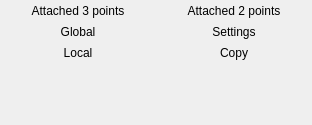
<?xml version="1.0" encoding="UTF-8"?>
<ui version="4.0">
 <class>toolbar_clippinggroup</class>
 <widget class="QWidget" name="toolbar_clippinggroup">
  <property name="geometry">
   <rect>
    <x>0</x>
    <y>0</y>
    <width>312</width>
    <height>125</height>
   </rect>
  </property>
  <property name="windowTitle">
   <string>Form</string>
  </property>
  <layout class="QGridLayout" name="gridLayout">
   <property name="leftMargin">
    <number>3</number>
   </property>
   <property name="topMargin">
    <number>0</number>
   </property>
   <property name="rightMargin">
    <number>3</number>
   </property>
   <property name="bottomMargin">
    <number>0</number>
   </property>
   <property name="verticalSpacing">
    <number>0</number>
   </property>
   <item row="4" column="0">
    <spacer name="verticalSpacer">
     <property name="orientation">
      <enum>Qt::Vertical</enum>
     </property>
     <property name="sizeHint" stdset="0">
      <size>
       <width>0</width>
       <height>0</height>
      </size>
     </property>
    </spacer>
   </item>
   <item row="0" column="0">
    <widget class="QToolButton" name="AttachedBoxBtn">
     <property name="sizePolicy">
      <sizepolicy hsizetype="Minimum" vsizetype="Fixed">
       <horstretch>0</horstretch>
       <verstretch>0</verstretch>
      </sizepolicy>
     </property>
     <property name="toolTip">
      <string>Create a box aligned to a 3 point plane</string>
     </property>
     <property name="text">
      <string>Attached 3 points</string>
     </property>
     <property name="icon">
      <iconset resource="../../../openscantools.qrc">
       <normaloff>:/icons/100x100/box_attached_surface.png</normaloff>:/icons/100x100/box_attached_surface.png</iconset>
     </property>
     <property name="iconSize">
      <size>
       <width>20</width>
       <height>20</height>
      </size>
     </property>
     <property name="checkable">
      <bool>true</bool>
     </property>
     <property name="autoRepeat">
      <bool>false</bool>
     </property>
     <property name="toolButtonStyle">
      <enum>Qt::ToolButtonTextBesideIcon</enum>
     </property>
     <property name="autoRaise">
      <bool>true</bool>
     </property>
    </widget>
   </item>
   <item row="2" column="1">
    <widget class="QToolButton" name="CopyBoxBtn">
     <property name="sizePolicy">
      <sizepolicy hsizetype="Minimum" vsizetype="Fixed">
       <horstretch>0</horstretch>
       <verstretch>0</verstretch>
      </sizepolicy>
     </property>
     <property name="toolTip">
      <string>Create a copy of the selected box. Go to the settings to define the method.</string>
     </property>
     <property name="text">
      <string>Copy</string>
     </property>
     <property name="icon">
      <iconset resource="../../../openscantools.qrc">
       <normaloff>:/icons/100x100/duplicate_box.png</normaloff>:/icons/100x100/duplicate_box.png</iconset>
     </property>
     <property name="iconSize">
      <size>
       <width>20</width>
       <height>20</height>
      </size>
     </property>
     <property name="checkable">
      <bool>true</bool>
     </property>
     <property name="autoRepeat">
      <bool>false</bool>
     </property>
     <property name="toolButtonStyle">
      <enum>Qt::ToolButtonTextBesideIcon</enum>
     </property>
     <property name="autoRaise">
      <bool>true</bool>
     </property>
    </widget>
   </item>
   <item row="1" column="1">
    <widget class="QToolButton" name="CreationSettingsBtn">
     <property name="sizePolicy">
      <sizepolicy hsizetype="Minimum" vsizetype="Fixed">
       <horstretch>0</horstretch>
       <verstretch>0</verstretch>
      </sizepolicy>
     </property>
     <property name="toolTip">
      <string>Show box creation settings</string>
     </property>
     <property name="text">
      <string>Settings</string>
     </property>
     <property name="icon">
      <iconset resource="../../../openscantools.qrc">
       <normaloff>:/icons/100x100/box_settings.png</normaloff>:/icons/100x100/box_settings.png</iconset>
     </property>
     <property name="iconSize">
      <size>
       <width>20</width>
       <height>20</height>
      </size>
     </property>
     <property name="toolButtonStyle">
      <enum>Qt::ToolButtonTextBesideIcon</enum>
     </property>
     <property name="autoRaise">
      <bool>true</bool>
     </property>
    </widget>
   </item>
   <item row="0" column="1">
    <widget class="QToolButton" name="AttachedBox2PointsBtn">
     <property name="sizePolicy">
      <sizepolicy hsizetype="Minimum" vsizetype="Fixed">
       <horstretch>0</horstretch>
       <verstretch>0</verstretch>
      </sizepolicy>
     </property>
     <property name="toolTip">
      <string>Create a horizontal box aligned to 2 points</string>
     </property>
     <property name="text">
      <string>Attached 2 points</string>
     </property>
     <property name="icon">
      <iconset resource="../../../openscantools.qrc">
       <normaloff>:/icons/100x100/2 point box.png</normaloff>:/icons/100x100/2 point box.png</iconset>
     </property>
     <property name="iconSize">
      <size>
       <width>20</width>
       <height>20</height>
      </size>
     </property>
     <property name="checkable">
      <bool>true</bool>
     </property>
     <property name="toolButtonStyle">
      <enum>Qt::ToolButtonTextBesideIcon</enum>
     </property>
     <property name="autoRaise">
      <bool>true</bool>
     </property>
    </widget>
   </item>
   <item row="1" column="0">
    <widget class="QToolButton" name="GlobalBoxBtn">
     <property name="sizePolicy">
      <sizepolicy hsizetype="Minimum" vsizetype="Fixed">
       <horstretch>0</horstretch>
       <verstretch>0</verstretch>
      </sizepolicy>
     </property>
     <property name="toolTip">
      <string>Creates a box that includes the whole point cloud.</string>
     </property>
     <property name="text">
      <string>Global</string>
     </property>
     <property name="icon">
      <iconset resource="../../../openscantools.qrc">
       <normaloff>:/icons/100x100/global_box.png</normaloff>:/icons/100x100/global_box.png</iconset>
     </property>
     <property name="iconSize">
      <size>
       <width>20</width>
       <height>20</height>
      </size>
     </property>
     <property name="checkable">
      <bool>false</bool>
     </property>
     <property name="autoRepeat">
      <bool>false</bool>
     </property>
     <property name="toolButtonStyle">
      <enum>Qt::ToolButtonTextBesideIcon</enum>
     </property>
     <property name="autoRaise">
      <bool>true</bool>
     </property>
    </widget>
   </item>
   <item row="2" column="0">
    <widget class="QToolButton" name="LocalBoxBtn">
     <property name="sizePolicy">
      <sizepolicy hsizetype="Minimum" vsizetype="Fixed">
       <horstretch>0</horstretch>
       <verstretch>0</verstretch>
      </sizepolicy>
     </property>
     <property name="toolTip">
      <string>Creates a local box on the clicked point.</string>
     </property>
     <property name="text">
      <string>Local</string>
     </property>
     <property name="icon">
      <iconset resource="../../../openscantools.qrc">
       <normaloff>:/icons/100x100/local_box.png</normaloff>:/icons/100x100/local_box.png</iconset>
     </property>
     <property name="iconSize">
      <size>
       <width>20</width>
       <height>20</height>
      </size>
     </property>
     <property name="checkable">
      <bool>true</bool>
     </property>
     <property name="toolButtonStyle">
      <enum>Qt::ToolButtonTextBesideIcon</enum>
     </property>
     <property name="autoRaise">
      <bool>true</bool>
     </property>
    </widget>
   </item>
  </layout>
 </widget>
 <tabstops>
  <tabstop>AttachedBoxBtn</tabstop>
 </tabstops>
 <resources>
  <include location="../../../openscantools.qrc"/>
 </resources>
 <connections/>
</ui>
